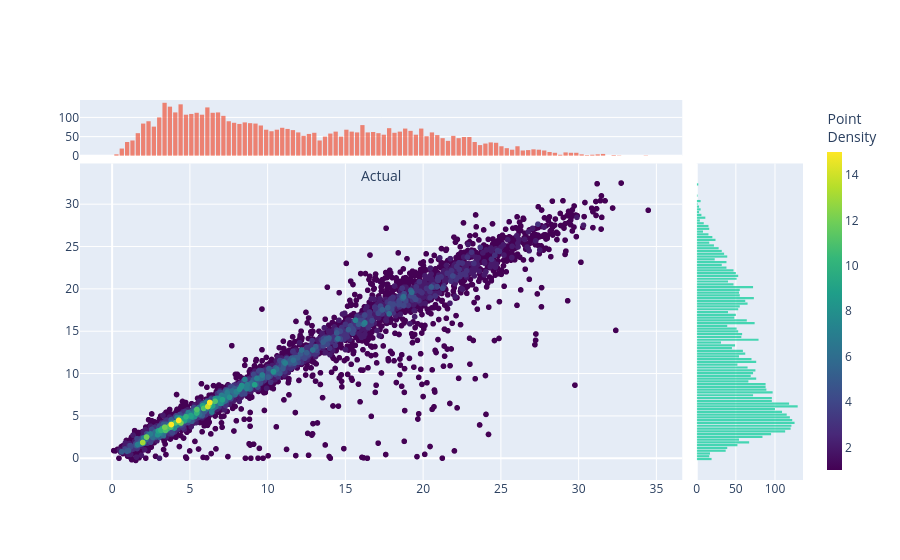

The notebook cell this image was saved under:
### Code cell
hist_density(
    res_test_variance["y true"],
    res_test_variance["y pred"]
)

### Figure 1 — Plotly figure (JSON) as saved in the notebook; plotly's stock layout.template omitted (floating-point values rounded to 4 significant figures; data arrays with more than 128 entries replaced by an {"elided": "..."} marker saying what was removed)
{"data": [{"customdata": {"elided": "2511x1 int values"}, "hovertemplate": "Actual: %{x}<br>Predicted: %{y}<br>Point<br>Density: %{customdata[0]:.3f}<extra></extra>", "legendgroup": "", "marker": {"color": {"elided": "2511 int values"}, "coloraxis": "coloraxis", "symbol": "circle"}, "mode": "markers", "name": "", "showlegend": false, "type": "scattergl", "x": {"elided": "2511 float values"}, "xaxis": "x3", "y": {"elided": "2511 float values"}, "yaxis": "y3"}, {"marker": {"line": {"width": 0}}, "opacity": 0.7, "showlegend": false, "type": "bar", "x": [0.2777, 0.6216, 0.9654, 1.309, 1.653, 1.997, 2.341, 2.685, 3.029, 3.372, 3.716, 4.06, 4.404, 4.748, 5.092, 5.436, 5.78, 6.123, 6.467, 6.811, 7.155, 7.499, 7.843, 8.187, 8.53, 8.874, 9.218, 9.562, 9.906, 10.25, 10.59, 10.94, 11.28, 11.63, 11.97, 12.31, 12.66, 13.0, 13.34, 13.69, 14.03, 14.38, 14.72, 15.06, 15.41, 15.75, 16.1, 16.44, 16.78, 17.13, 17.47, 17.81, 18.16, 18.5, 18.85, 19.19, 19.53, 19.88, 20.22, 20.57, 20.91, 21.25, 21.6, 21.94, 22.28, 22.63, 22.97, 23.32, 23.66, 24.0, 24.35, 24.69, 25.04, 25.38, 25.72, 26.07, 26.41, 26.76, 27.1, 27.44, 27.79, 28.13, 28.47, 28.82, 29.16, 29.51, 29.85, 30.19, 30.54, 30.88, 31.23, 31.57, 31.91, 32.26, 32.6, 32.94, 33.29, 33.63, 33.98, 34.32], "xaxis": "x", "y": [4, 19, 36, 40, 59, 84, 90, 76, 100, 138, 128, 113, 134, 107, 109, 112, 107, 126, 112, 113, 104, 90, 86, 83, 87, 85, 84, 79, 68, 64, 68, 73, 70, 67, 61, 52, 57, 60, 40, 50, 58, 63, 50, 68, 63, 61, 80, 61, 62, 59, 55, 72, 60, 63, 71, 65, 55, 71, 51, 61, 54, 46, 39, 52, 46, 49, 49, 36, 28, 32, 35, 34, 25, 20, 16, 25, 14, 15, 17, 16, 14, 10, 8, 3, 9, 8, 8, 4, 2, 3, 4, 5, 0, 2, 1, 0, 0, 0, 0, 1], "yaxis": "y"}, {"marker": {"line": {"width": 0}}, "opacity": 0.7, "orientation": "h", "showlegend": false, "type": "bar", "x": [19, 16, 17, 37, 39, 52, 67, 54, 84, 95, 113, 120, 121, 125, 122, 119, 115, 109, 100, 129, 118, 96, 96, 72, 97, 89, 88, 88, 66, 76, 69, 72, 75, 65, 52, 76, 70, 54, 62, 59, 45, 49, 31, 79, 57, 58, 53, 51, 39, 74, 64, 48, 50, 40, 53, 55, 65, 62, 73, 55, 54, 55, 72, 47, 40, 51, 53, 50, 47, 38, 32, 38, 23, 39, 35, 32, 28, 22, 16, 24, 20, 15, 8, 16, 15, 9, 4, 11, 6, 3, 5, 3, 1, 5, 0, 1, 0, 0, 0, 2], "xaxis": "x4", "y": [-0.09267, 0.2349, 0.5624, 0.8899, 1.217, 1.545, 1.872, 2.2, 2.528, 2.855, 3.183, 3.51, 3.838, 4.165, 4.493, 4.82, 5.148, 5.475, 5.803, 6.13, 6.458, 6.785, 7.113, 7.44, 7.768, 8.095, 8.423, 8.751, 9.078, 9.406, 9.733, 10.06, 10.39, 10.72, 11.04, 11.37, 11.7, 12.03, 12.35, 12.68, 13.01, 13.34, 13.66, 13.99, 14.32, 14.65, 14.97, 15.3, 15.63, 15.96, 16.28, 16.61, 16.94, 17.27, 17.59, 17.92, 18.25, 18.58, 18.9, 19.23, 19.56, 19.89, 20.21, 20.54, 20.87, 21.2, 21.52, 21.85, 22.18, 22.51, 22.83, 23.16, 23.49, 23.82, 24.14, 24.47, 24.8, 25.13, 25.45, 25.78, 26.11, 26.44, 26.76, 27.09, 27.42, 27.75, 28.07, 28.4, 28.73, 29.06, 29.38, 29.71, 30.04, 30.37, 30.69, 31.02, 31.35, 31.68, 32.0, 32.33], "yaxis": "y4"}], "layout": {"coloraxis": {"autocolorscale": false, "colorbar": {"thickness": 15, "title": {"text": "Point<br>Density"}}, "colorscale": [[0, "#440154"], [0.1111, "#482878"], [0.2222, "#3e4989"], [0.3333, "#31688e"], [0.4444, "#26828e"], [0.5556, "#1f9e89"], [0.6667, "#35b779"], [0.7778, "#6ece58"], [0.8889, "#b5de2b"], [1, "#fde725"]]}, "showlegend": false, "xaxis": {"anchor": "y", "domain": [0, 0.833], "matches": "x3", "showline": false, "showticklabels": false, "title": {"text": "Actual"}}, "xaxis2": {"anchor": "y2", "domain": [0.853, 1], "matches": "x4", "showline": false, "showticklabels": true}, "xaxis3": {"anchor": "y3", "domain": [0, 0.833], "showline": false}, "xaxis4": {"anchor": "y4", "domain": [0.853, 1], "showline": false}, "yaxis": {"anchor": "x", "domain": [0.853, 1], "showline": false, "showticklabels": true}, "yaxis2": {"anchor": "x2", "domain": [0.853, 1], "matches": "y", "showline": false, "showticklabels": false, "title": {"text": "Predicted"}}, "yaxis3": {"anchor": "x3", "domain": [0, 0.833], "showline": false}, "yaxis4": {"anchor": "x4", "domain": [0, 0.833], "matches": "y3", "showline": false, "showticklabels": false}}}
